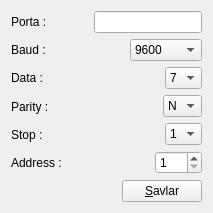
<?xml version="1.0" encoding="UTF-8"?>
<ui version="4.0">
 <class>Serial</class>
 <widget class="QWidget" name="Serial">
  <property name="geometry">
   <rect>
    <x>0</x>
    <y>0</y>
    <width>213</width>
    <height>212</height>
   </rect>
  </property>
  <property name="windowTitle">
   <string>Form</string>
  </property>
  <layout class="QGridLayout" name="gridLayout">
   <item row="0" column="0">
    <layout class="QVBoxLayout" name="verticalLayout_2">
     <item>
      <widget class="QLabel" name="label">
       <property name="text">
        <string>Porta :</string>
       </property>
      </widget>
     </item>
     <item>
      <widget class="QLabel" name="label_2">
       <property name="text">
        <string>Baud :</string>
       </property>
      </widget>
     </item>
     <item>
      <widget class="QLabel" name="label_3">
       <property name="text">
        <string>Data :</string>
       </property>
      </widget>
     </item>
     <item>
      <widget class="QLabel" name="label_4">
       <property name="text">
        <string>Parity :</string>
       </property>
      </widget>
     </item>
     <item>
      <widget class="QLabel" name="label_5">
       <property name="text">
        <string>Stop :</string>
       </property>
      </widget>
     </item>
     <item>
      <widget class="QLabel" name="label_6">
       <property name="text">
        <string>Address :</string>
       </property>
      </widget>
     </item>
    </layout>
   </item>
   <item row="0" column="1">
    <layout class="QVBoxLayout" name="verticalLayout">
     <item alignment="Qt::AlignRight">
      <widget class="QLineEdit" name="lePorta"/>
     </item>
     <item alignment="Qt::AlignRight">
      <widget class="QComboBox" name="cbBaud">
       <item>
        <property name="text">
         <string>9600</string>
        </property>
       </item>
       <item>
        <property name="text">
         <string>19200</string>
        </property>
       </item>
       <item>
        <property name="text">
         <string>115200</string>
        </property>
       </item>
      </widget>
     </item>
     <item alignment="Qt::AlignRight">
      <widget class="QComboBox" name="cbData">
       <item>
        <property name="text">
         <string>7</string>
        </property>
       </item>
       <item>
        <property name="text">
         <string>8</string>
        </property>
       </item>
      </widget>
     </item>
     <item alignment="Qt::AlignRight">
      <widget class="QComboBox" name="cbParity">
       <item>
        <property name="text">
         <string>N</string>
        </property>
       </item>
       <item>
        <property name="text">
         <string>O</string>
        </property>
       </item>
       <item>
        <property name="text">
         <string>E</string>
        </property>
       </item>
      </widget>
     </item>
     <item alignment="Qt::AlignRight">
      <widget class="QComboBox" name="cbStop">
       <item>
        <property name="text">
         <string>1</string>
        </property>
       </item>
       <item>
        <property name="text">
         <string>2</string>
        </property>
       </item>
      </widget>
     </item>
     <item alignment="Qt::AlignRight">
      <widget class="QSpinBox" name="sbAddr">
       <property name="minimum">
        <number>1</number>
       </property>
       <property name="maximum">
        <number>125</number>
       </property>
      </widget>
     </item>
    </layout>
   </item>
   <item row="1" column="0" colspan="2">
    <layout class="QHBoxLayout" name="horizontalLayout">
     <item>
      <spacer name="horizontalSpacer">
       <property name="orientation">
        <enum>Qt::Horizontal</enum>
       </property>
       <property name="sizeHint" stdset="0">
        <size>
         <width>107</width>
         <height>20</height>
        </size>
       </property>
      </spacer>
     </item>
     <item>
      <widget class="QPushButton" name="pbSalvar">
       <property name="text">
        <string>&amp;Savlar</string>
       </property>
      </widget>
     </item>
    </layout>
   </item>
  </layout>
 </widget>
 <resources/>
 <connections/>
</ui>
